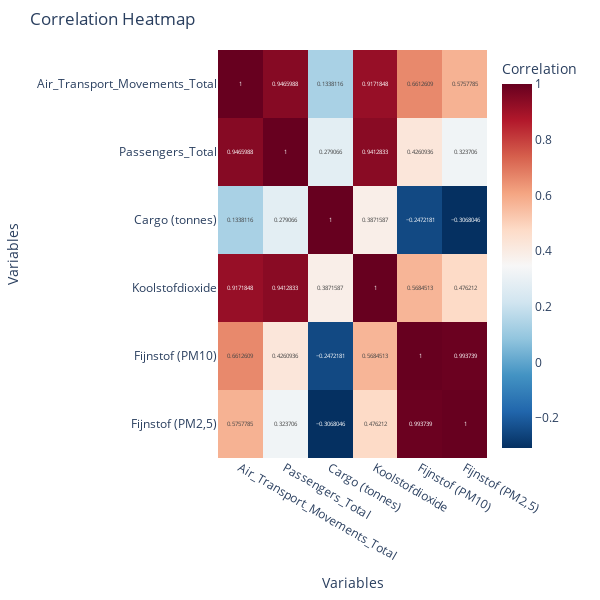

Notebook source saved alongside this figure:
### Code cell
import pandas as pd
import plotly.express as px
import plotly.graph_objects as go

# Load the datasets
df_emission = pd.read_csv("../notebooks/cache/Schiphol_Emissie_Cleaned.csv")
df_yearly = pd.read_csv("../notebooks/cache/Yearly_Traffic_Data_Cleaned.csv")

# Preprocess the emission dataset
df_emission['EMISSIE (kg)'] = df_emission['EMISSIE (kg)'].str.replace(',', '.').astype(float)

# Filter the data for "Koolstofdioxide", "Fijnstof (PM10)", and "Fijnstof (PM2,5)"
df_filtered = df_emission[df_emission['STOFNAAM'].isin(['Koolstofdioxide', 'Fijnstof (PM10)', 'Fijnstof (PM2,5)'])]

# Aggregate the emissions data by year and substance
df_aggregated_emission = df_filtered.groupby(['EMISSIEJAAR', 'STOFNAAM'])['EMISSIE (kg)'].sum().unstack().reset_index()

# Merge with the yearly traffic data
df_combined = pd.merge(df_yearly, df_aggregated_emission, left_on='Year', right_on='EMISSIEJAAR', how='inner')

# Drop unnecessary columns and handle any missing values if needed
df_combined.drop(columns=['EMISSIEJAAR'], inplace=True)
df_combined.fillna(0, inplace=True)

# Select the relevant columns for correlation
df_relevant = df_combined[['Air_Transport_Movements_Total', 'Passengers_Total', 'Cargo (tonnes)', 'Koolstofdioxide', 'Fijnstof (PM10)', 'Fijnstof (PM2,5)']]

# Calculate the correlation matrix
correlation_matrix = df_relevant.corr()

# Create the heatmap
fig = px.imshow(correlation_matrix, 
                text_auto=True, 
                aspect="auto", 
                labels=dict(color="Correlation"),
                x=correlation_matrix.columns, 
                y=correlation_matrix.columns,
                color_continuous_scale='RdBu_r')

# Update layout for the plot
fig.update_layout(
    title="Correlation Heatmap",
    xaxis_title="Variables",
    yaxis_title="Variables",
    height=600,
    width=600,
    margin=dict(l=50, r=50, t=50, b=50)
)

# Show the plot
fig.show()

### Figure 1 — Plotly figure (JSON) as saved in the notebook; plotly's stock layout.template omitted (floating-point values rounded to 4 significant figures)
{"data": [{"coloraxis": "coloraxis", "hovertemplate": "x: %{x}<br>y: %{y}<br>Correlation: %{z}<extra></extra>", "name": "0", "texttemplate": "%{z}", "type": "heatmap", "x": ["Air_Transport_Movements_Total", "Passengers_Total", "Cargo (tonnes)", "Koolstofdioxide", "Fijnstof (PM10)", "Fijnstof (PM2,5)"], "xaxis": "x", "y": ["Air_Transport_Movements_Total", "Passengers_Total", "Cargo (tonnes)", "Koolstofdioxide", "Fijnstof (PM10)", "Fijnstof (PM2,5)"], "yaxis": "y", "z": [[1, 0.9466, 0.1338, 0.9172, 0.6613, 0.5758], [0.9466, 1, 0.2791, 0.9413, 0.4261, 0.3237], [0.1338, 0.2791, 1, 0.3872, -0.2472, -0.3068], [0.9172, 0.9413, 0.3872, 1, 0.5685, 0.4762], [0.6613, 0.4261, -0.2472, 0.5685, 1, 0.9937], [0.5758, 0.3237, -0.3068, 0.4762, 0.9937, 1]]}], "layout": {"coloraxis": {"colorbar": {"title": {"text": "Correlation"}}, "colorscale": [[0, "rgb(5,48,97)"], [0.1, "rgb(33,102,172)"], [0.2, "rgb(67,147,195)"], [0.3, "rgb(146,197,222)"], [0.4, "rgb(209,229,240)"], [0.5, "rgb(247,247,247)"], [0.6, "rgb(253,219,199)"], [0.7, "rgb(244,165,130)"], [0.8, "rgb(214,96,77)"], [0.9, "rgb(178,24,43)"], [1, "rgb(103,0,31)"]]}, "height": 600, "margin": {"b": 50, "l": 50, "r": 50, "t": 50}, "title": {"text": "Correlation Heatmap"}, "width": 600, "xaxis": {"anchor": "y", "domain": [0, 1], "title": {"text": "Variables"}}, "yaxis": {"anchor": "x", "autorange": "reversed", "domain": [0, 1], "title": {"text": "Variables"}}}}
